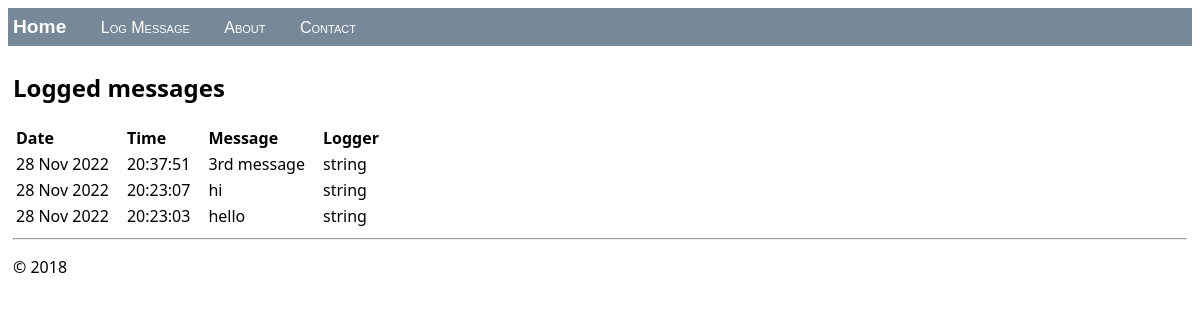
Before: / with the older database file.
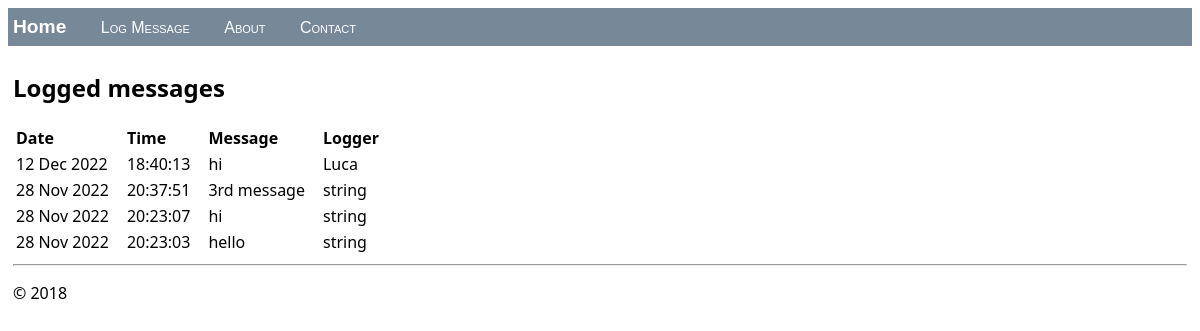
After: the same page with the newer database file.
### histogram/models.py (models this page shows, shortened)
class logMessage(models.Model):
    message = models.CharField(max_length=300)
    log_date = models.DateTimeField("date logged")
    logger = models.CharField(max_length=100)

### histogram/views.py (the view)
class HomeListView(ListView):
    model = logMessage
    def get_context_data(self, **kwargs):
        context = super(HomeListView, self).get_context_data(**kwargs)
        return context

### histogram/templates/histogram/home.html (shortened to what this page needs)
{% extends "histogram/layout.html" %}
{% block content %}
    <h2>Logged messages</h2>
    {% if message_list %}
        <table class="message_list">
            <thead>
            <tr>
                <th>Date</th>
                <th>Time</th>
                <th>Message</th>
                <th>Logger</th>
            </tr>
            </thead>
            <tbody>
            {% for message in message_list %}
                <tr>
                    <td>{{ message.log_date | date:'d M Y' }}</td>
                    <td>{{ message.log_date | time:'H:i:s' }}</td>
                    <td>
                        {{ message.message }}
                    </td>
                    <td> {{message.logger}} </td>
                </tr>
            {% endfor %}
            </tbody>
        </table>
    {% else %}
        <p>No messages have been logged. Use the <a href="{% url 'log' %}">Log Message form</a>.</p>
    {% endif %}
{% endblock %}

### histogram/templates/histogram/layout.html (shortened to what this page needs)
<!DOCTYPE html>
<html>
<head>
    {% load static %}
    <link rel="stylesheet" type="text/css" href="{% static 'histogram/site.css' %}"/>
</head>
<body>
<div class="navbar">
    <a href="{% url 'home' %}" class="navbar-brand">Home</a>
    <a href="{% url 'log' %}" class="navbar-item">Log Message</a>
    <a href="{% url 'about' %}" class="navbar-item">About</a>
    <a href="{% url 'contact' %}" class="navbar-item">Contact</a>
</div>
<div class="body-content">
    {% block content %}
    {% endblock %}
    <hr/>
    <footer>
        <p>&copy; 2018</p>
    </footer>
</div>
</body>
</html>

### histogram/static/histogram/site.css (style rules this page uses)
.navbar { background-color: lightslategray; font-size: 1em; font-family: 'Trebuchet MS', 'Lucida Sans Unicode', 'Lucida Grande', 'Lucida Sans', Arial, sans-serif; color: white; padding: 8px 5px 8px 5px; }
.navbar a { text-decoration: none; color: inherit; }
.navbar-brand { font-size: 1.2em; font-weight: 600; }
.navbar-item { font-variant: small-caps; margin-left: 30px; }
.body-content { padding: 5px; font-family:'Segoe UI', Tahoma, Geneva, Verdana, sans-serif; }
.message_list th, td { text-align: left; padding-right: 15px; }

Changed rows visible on the page:
added logMessage: log_date "12 Dec 2022", log_date "18:40:13", message "hi", logger "Luca"
